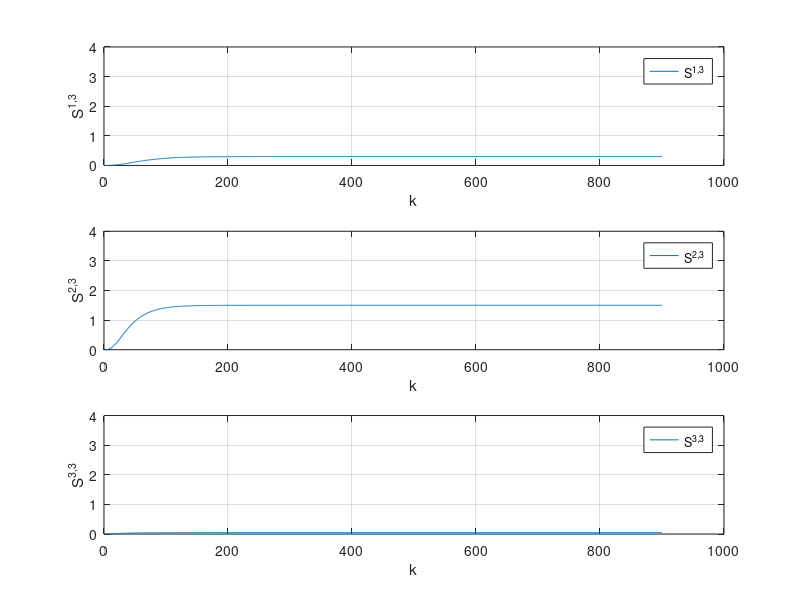

Here is the MATLAB script that generated this plot: (Note: this script raises an error after producing the figure.)
addpath('../matlab2tikz-master/src/');
outputFile = '../Wykresy_tex/proj_zadanie2u3.tex';

y1 = dlmread('zad2_y1_u3.csv','\t');
y2 = dlmread('zad2_y2_u3.csv','\t');
y3 = dlmread('zad2_y3_u3.csv','\t');
%u1 = dlmread('zad1_u1.csv','\t');
%u2 = dlmread('zad1_u2.csv','\t');
%u3 = dlmread('zad1_u3.csv','\t');
%u4 = dlmread('zad1_u4.csv','\t');

%%z = dlmread('zad6_z_best_nie_licz_zakl.csv','\t');
%x = 1:length(x);

% figure(1);
% 
% 
% subplot(4,1, 1);
% plot(u1);
%  ylabel('u_1');
%  xlabel('k');
% grid on;
% 
% subplot(4,1, 2);
% plot(u2);
% ylabel('u_2');
%  xlabel('k');
% grid on;
% 
% subplot(4,1, 3);
% plot(u3);
% ylabel('u_3');
%  xlabel('k');
% grid on;
% 
% subplot(4,1, 4);
% plot(u4);
% ylabel('u_4');
%  xlabel('k');
% grid on;

figure(2);

title('y');

subplot(3,1, 1);
plot(y1);
ylabel('S^1^,^3');
xlabel('k');
legend('S^1^,^3', 'Location', 'NorthEast');
grid on;
ylim([0 4]);


subplot(3,1, 2);
plot(y2);
ylabel('S^2^,^3');
xlabel('k');
legend('S^2^,^3', 'Location', 'NorthEast');
grid on;
ylim([0 4]);

subplot(3,1, 3);

plot(y3);
legend('y3', 'Location', 'NorthEast');
ylabel('S^3^,^3');
xlabel('k');
legend('S^3^,^3', 'Location', 'NorthEast');
grid on;
ylim([0 4]);
%box on;

% subplot(,1, 2);
% hold on;
% %stairs(x,u);
% plot(x,u);
% plot(x,u1);
% plot(x,u2);
% plot(x,u3);
% plot(x,u4);
% xlim([min(x) max(x)]);
% %title('u');
% %xlabel('k');
% ylabel('u');
% legend('u', 'Location', 'NorthEast');
% grid on;
% box on;

% subplot(3,1, 3);
% hold on;
% stairs(x,z);
% xlim([min(x) max(x)]);
% %title('z');
% xlabel('k');
% ylabel('z');
% legend('z', 'Location', 'NorthEast');
% grid on;
% box on;

% dwie linijki poni�ej zapewniaj� poprawne ustawienie wykresu w pdf-ie
% oraz pozwalaj� nazwa� wykres pod spodem
%beforeFigure = [sprintf('\\begin{figure}[H] \n\\centering')];
%afterFigure = [sprintf('\\caption{%s}\n\\end{figure}', title)];

matlab2tikz(outputFile, ...
    'showInfo', false, ...
    'encoding', 'UTF-8');
%    'extraCode', beforeFigure, ...
%    'extraCodeAtEnd', afterFigure);
hold off;
%close(1)
